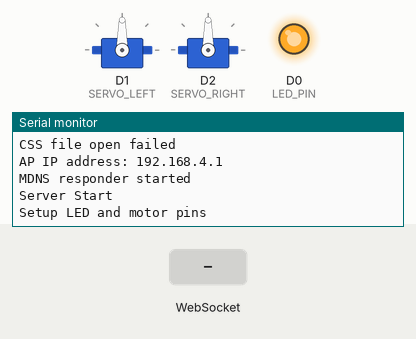
Simulated run of this sketch. Board: ESP8266 (NodeMCU). On the bench: 2 × servo, output pins drawn as LEDs (lit = HIGH), the last lines printed to the serial monitor. The inputs (shaded band) are chosen by the test bench. Storage starts empty.

Above: at 5.2 s.
5.3 s: WebSocket text "#" received
At 6.4 s:
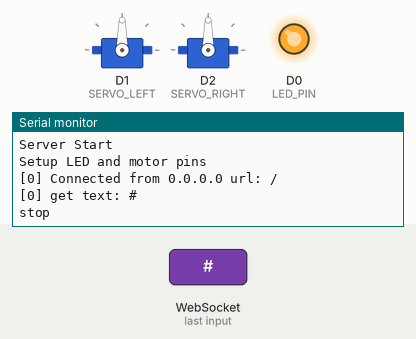
6.8 s: WebSocket text "F" received
At 7.5 s:
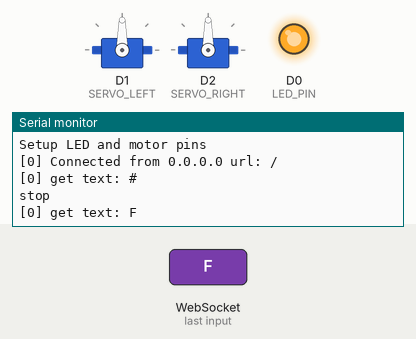
8.3 s: WebSocket text "B" received
At 8.7 s:
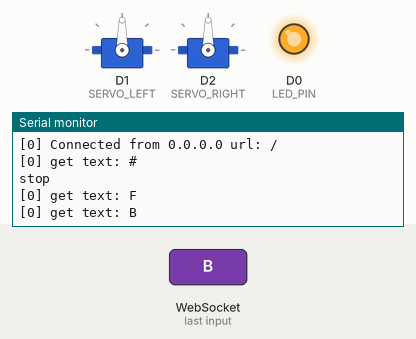
Timing chart, 0 to 11.3 s (numbered marks = the images above; inputs shaded):
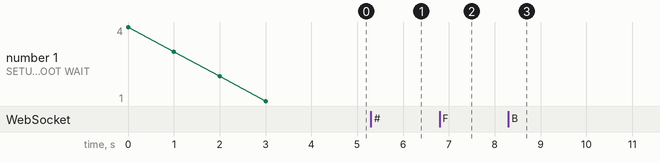

Measured:
- after the input at 5.3 s, the serial monitor: prints a new line at once (image 1)
- after the input at 6.8 s, the serial monitor: prints a new line at once (image 2)
- after the input at 8.3 s, the serial monitor: prints a new line at once (image 3)

The sketch:

wireless_servo_gui_AP.ino
```cpp
/*
  Wireless Servo Control, with ESP as Access Point

  Usage:
    Connect phone or laptop to "ESP Whee" wireless network
    Go to 192.168.4.1.
    A webpage with four buttons should appear. Click them to move the robot.

  Installation:
    In Arduino, go to Tools > ESP8266 Sketch Data Upload to upload the files from ./data to the ESP
    Then, in Arduino, compile and upload sketch to the ESP

  Requirements:
    Arduino support for ESP8266 board
      In Arduino, add URL to Files > Preferences > Additional Board Managers URL.
      See https://learn.sparkfun.com/tutorials/esp8266-thing-hookup-guide/installing-the-esp8266-arduino-addon

    Websockets library
      To install, Sketch > Include Library > Manage Libraries... > Websockets > Install
      https://github.com/Links2004/arduinoWebSockets

    ESP8266FS tool
      To install, create "tools" folder in Arduino, download, and unzip. See
      https://github.com/esp8266/Arduino/blob/master/doc/filesystem.md#uploading-files-to-file-system


  Note that one of the motor pins overlaps with LED pin D4, so when the left wheel is going CW, the LED light close the ESP chip will turn on
  Note that we opted to swap the motor wires on the right motor so that LOW is backwards for both motors

  We define arbitrarily Left CW = backwards

  Hardware:
  * NodeMCU Amica DevKit Board (ESP8266 chip)
  * Motorshield for NodeMCU
  * 2 servos
  * Paper chassis

  modified Nov 2016
  Nancy Ouyang
*/

#include <Arduino.h>

#include <ESP8266WiFi.h>

#include <WebSocketsServer.h>
#include <ESP8266WebServer.h>

#include <ESP8266mDNS.h>
#include <FS.h>

#include <Servo.h>

const int LED_PIN = D0;

const int SERVO_LEFT = D1;
const int SERVO_RIGHT = D2;
Servo servo_left;
Servo servo_right;


// WiFi parameters
const char* ssid = "ESP Whee2";
const char* password = "my_password";

ESP8266WebServer server = ESP8266WebServer(80);
WebSocketsServer webSocket = WebSocketsServer(81);

String html_home;
String css_style;

void setup() {
    WiFi.softAP(ssid, password);

    Serial.begin(115200);

    setupServer();

    setupPins();
}

void loop() {
    webSocket.loop();
    server.handleClient();
}


//
// Movement Functions //
//

int stop() {
  //digitalWrite(LED_PIN, HIGH);
  Serial.println("stop");
  servo_left.write(90);
  servo_right.write(90);
}

int forward() {
  //digitalWrite(LED_PIN, LOW);
  Serial.println("forward");
  servo_left.write(0);
  servo_right.write(180);
}

int backward() {
  Serial.println("backward");
  servo_left.write(180);
  servo_right.write(0);
}

int left() {
  Serial.println("left");
  servo_left.write(180);
  servo_right.write(180);
}

int right() {
  Serial.println("right");
  servo_left.write(0);
  servo_right.write(0);
}


//
// Setup Methods //
//
void prepareFile() {

    Serial.println("Prepare file system");
    SPIFFS.begin();

    File file = SPIFFS.open("/controls.html", "r");
    if (!file) {
        Serial.println("HTML file open failed");
    }
    else {
        Serial.println("HTML file open success");

        html_home = "";
        while (file.available()) {
            //Serial.write(file.read());
            String line = file.readStringUntil('\n');
            html_home += line + "\n";
        }
        file.close();

        //Serial.print(html_home);
    }

    File css_file = SPIFFS.open("/style.css", "r");
    if (!css_file) {
        Serial.println("CSS file open failed");
    }
    else {
        Serial.println("CSS file open success");

        css_style = "";
        while (css_file.available()) {
            //Serial.write(file.read());
            String line = css_file.readStringUntil('\n');
            css_style += line + "\n";
        }
        css_file.close();

        //Serial.print(html_home);
    }


}

//
// Setup //
//

void setupPins() {
    // setup LEDs and Motors
    Serial.println("Setup LED and motor pins");
    pinMode(LED_PIN, OUTPUT);    //Pin D0 is LED
    digitalWrite(LED_PIN, HIGH); //Initial state is HIGH (OFF)

    servo_left.attach(SERVO_LEFT);
    servo_right.attach(SERVO_RIGHT);
}

void setupServer() {
    for(uint8_t t = 4; t > 0; t--) {
        Serial.printf("[SETUP] BOOT WAIT %d...\n", t);
        Serial.flush();
        delay(1000);
    }

    // read the html code to html_homes
    prepareFile();


    IPAddress myIP = WiFi.softAPIP();
    Serial.print("AP IP address: ");
    Serial.println(myIP);

    // start webSocket server
    webSocket.begin();
    webSocket.onEvent(webSocketEvent);

    if(MDNS.begin("esp8266")) {
        Serial.println("MDNS responder started");
    }

    // handle index
    server.on("/", []() {
        // send home.html
        server.send(200, "text/html", html_home);
    });

    server.on("/style.css", []() {
        // send home.html
        server.send(200, "text/css", css_style);
    });

    server.begin();

    // Add service to MDNS
    MDNS.addService("http", "tcp", 80);
    MDNS.addService("ws", "tcp", 81);

    Serial.printf("Server Start\n");
}


void webSocketEvent(uint8_t num, WStype_t type, uint8_t * payload, size_t lenght) {

    switch(type) {
        case WStype_DISCONNECTED:
            Serial.printf("[%u] Disconnected!\n", num);
            break;
        case WStype_CONNECTED:
        {
            IPAddress ip = webSocket.remoteIP(num);
            Serial.printf("[%u] Connected from %d.%d.%d.%d url: %s\n", num, ip[0], ip[1], ip[2], ip[3], payload);

            // send message to client
            webSocket.sendTXT(num, "Connected");
            break;
        }
        case WStype_TEXT:
            Serial.printf("[%u] get text: %s\n", num, payload);

            if (payload[0] == '#') {
                if(payload[1] == 'F') {
                  forward();
                }
                else if(payload[1] == 'B') {
                  backward();
                }
                else if(payload[1] == 'L') {
                  left();
                }
                else if(payload[1] == 'R') {
                  right();
                }
                else {
                  stop();
                }
            }

            break;
    }
}
```
